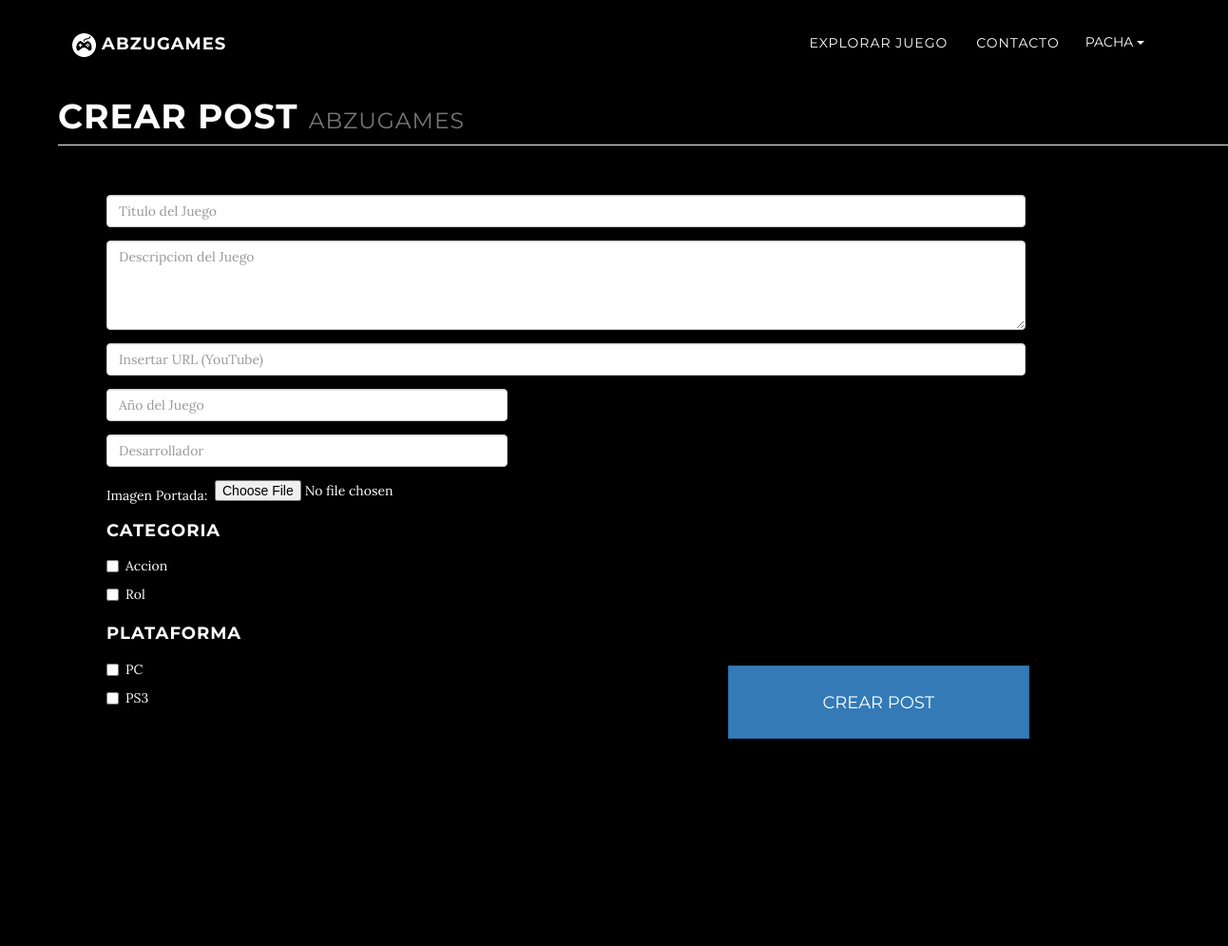
Page /crear-post (signed in, upper part) on the earlier database version.
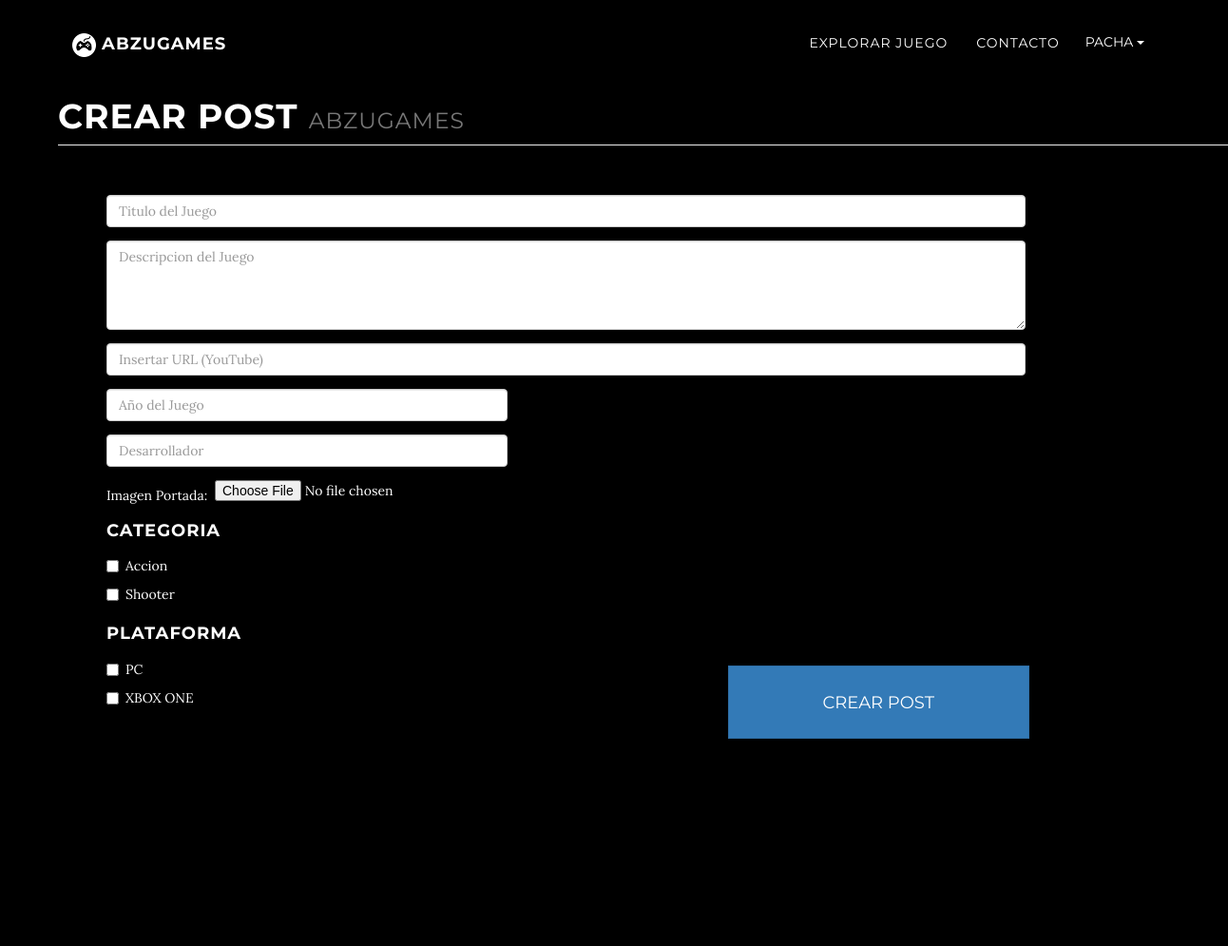
Same page on the later database version.
### blog/models.py (models this page shows, shortened)
class Categoria(models.Model):
    nombreDeCategoria = models.CharField("Nombre de la Categoria", max_length=50)
    descripcionDeCategoria = models.TextField(u'Descripcion de la Categoria')

class Plataforma(models.Model):
    nombreDePlataforma = models.CharField("Nombre de la Plataforma", max_length=50)
    descripcionDePlataforma = models.TextField(u'Descripcion de la Plataforma')

### blog/views.py (the view)
# urls.py: url(r'^crear-post$', 'blog.views.crear_juego', name='crear_juego'),
@requires_csrf_token
def crear_juego(request):
    context = RequestContext(request)
    plat = Plataforma.objects.all()
    cat = Categoria.objects.all()
    if request.method=='POST':
        game=Juego()
        game.titulo=request.POST['titulo']
        game.imagen=request.FILES['imagen']
        game.contenido=request.POST['contenido']
        game.resumen= request.POST['contenido'][0:100] + "..."
        game.url=request.POST['url']
        game.desarrollador=request.POST['desarrollador']
        game.fechaCreacion=request.POST['fechaCreacion']
        game.autor = User.objects.get(id = request.user.id)
        game.save()
        array_cat= request.POST.getlist('cat')
        array_plat= request.POST.getlist('plat')
        for i in array_cat:
            aux = Categoria.objects.get(id = i)
            game.categoria.add(aux)
        for i in array_plat:
            game.plataforma.add(i)
    else:
        print("NO crear_juego")
    return render_to_response('crear-post.html',{'cat':cat, 'plat':plat},  context)

### blog/templates/crear-post.html (shortened to what the changed rows need)
{% if user.is_authenticated %}
{% block content %}
<!DOCTYPE html>
{% load staticfiles %}
<html lang="en">
    <head>
        <link href="{% static 'css/bootstrap.min.css'%}" rel="stylesheet">
        <link href="{% static 'css/grayscale.css'%}" rel="stylesheet">
        <link href="{% static 'font-awesome/css/font-awesome.min.css'%}" rel="stylesheet" type="text/css">
    </head>
    <body id="page-top" data-spy="scroll" data-target=".navbar-fixed-top">
        <form  method="POST" role="form" class="form-signin" action="{% url 'app_blog:crear_juego'%}" style="margin-top: 103px;" enctype="multipart/form-data">
            <div style="margin-left: 61px; margin-bottom: 67px;">
                <h1 class="page-header">
                    Crear Post
                    <small>AbzuGames</small>
                </h1>
            </div>
            <div style="width: 422px; margin-left: 112px; margin-top: -15px;">
                <div >
                {% for i in cat %}
            <div class="checkbox">
            <label><input type="checkbox" name="cat" value="{{i.id}}">{{i.nombreDeCategoria}}</label>
                {% endfor %}
                    </div>
           {% for i in plat %}
            <div class="checkbox">
            <label><input type="checkbox" name="plat" value="{{i.id}}">{{i.nombreDePlataforma}}</label>
                {% endfor %}
</div>
                </div>
            </div>
        </form>
</body>
</html>
{% endblock %}
{% else %}
<meta id="contenedor" http-equiv="Refresh" content="4 url={% url 'app_blog:login' %}" >
<p>Permiso Denegado.</p>
<p> Sera redireccionado al Inicio de Sesión en 5 segundos. </p>
{% endif %}

Differences in the rows shown:
removed Categoria: nombreDeCategoria "Rol"
removed Plataforma: nombreDePlataforma "PS3"
added Categoria: nombreDeCategoria "Shooter"
added Plataforma: nombreDePlataforma "XBOX ONE"
